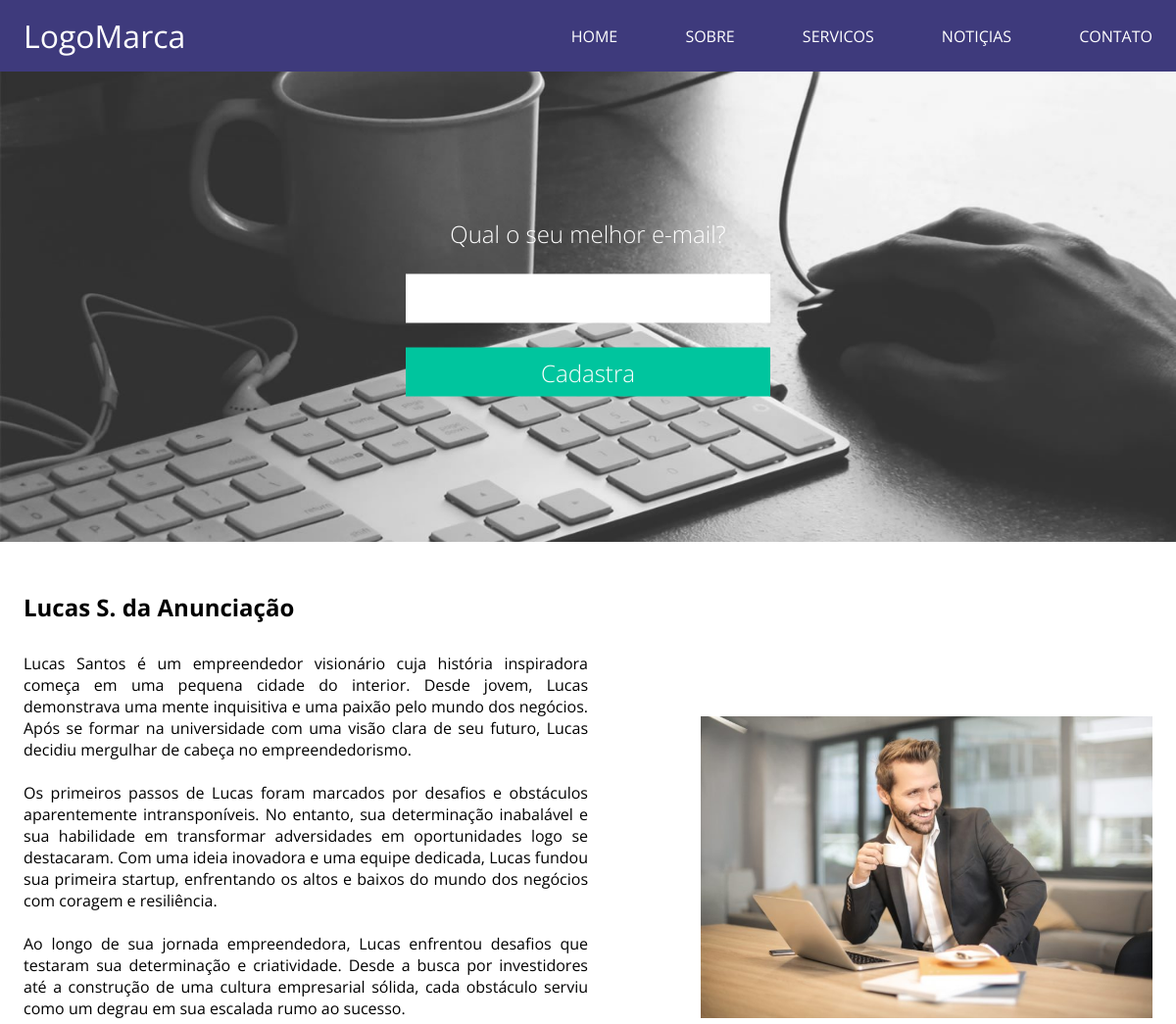
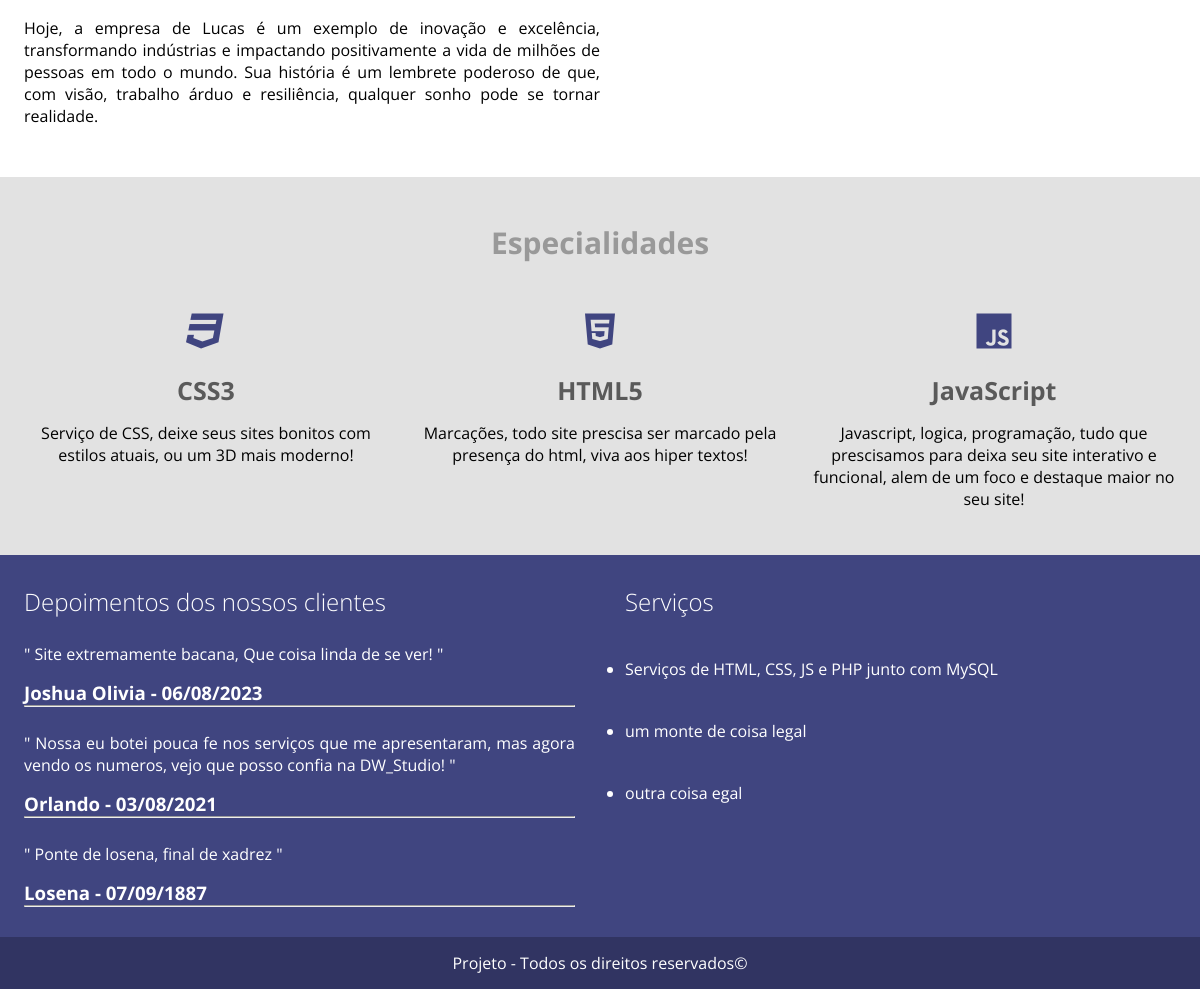
The page / on the database its author committed (2 pictures, top to bottom).
### tables this page shows
CREATE TABLE `tb_site_config` (
  `titulo` varchar(255) NOT NULL,
  `nome_autor` varchar(255) NOT NULL,
  `descricao` text NOT NULL,
  `icone1` varchar(255) NOT NULL,
  `icone_descricao1` text NOT NULL,
  `icone2` varchar(255) NOT NULL,
  `icone_descricao2` text NOT NULL,
  `icone3` varchar(255) NOT NULL,
  `icone_descricao3` text NOT NULL
);

CREATE TABLE `tb_site_depoimentos` (
  `id` int(11) NOT NULL,
  `nome` varchar(255) NOT NULL,
  `depoimento` text NOT NULL,
  `data` varchar(255) NOT NULL,
  `order_id` int(11) NOT NULL
);

CREATE TABLE `tb_site_servicos` (
  `id` int(11) NOT NULL,
  `servico` text NOT NULL,
  `order_id` int(11) NOT NULL
);

### core/controllers/HomeController.php (called while the page is built, shortened)
<?php
    class HomeController{
        public function index(){
            $database   = new Database;
            $siteConfig = new SiteConfig($database);
            $result = $siteConfig->getConfigSite("tb_site_config");
            $depoiments = $siteConfig->getContentSite("tb_site_depoimentos", 3);
            $services   = $siteConfig->getContentSite("tb_site_servicos", 8);
            $data = [
                "title"      => APP_NAME . " " . APP_VERSION,
                "result"     => $result,
                "depoiments" => $depoiments,
                "services"   => $services
            ];
            Layout::layout([
                DIR_VIEW_MAIN."templates/header",
                DIR_VIEW_MAIN."templates/mainHeader",
                DIR_VIEW_MAIN."home",
                DIR_VIEW_MAIN."templates/mainFooter",
                DIR_VIEW_MAIN."templates/footer"
            ], $data);
        }
    }

### core/Router.php (called while the page is built, shortened)
<?php
    class Router{
        private $factory;
        private $arr;
        public function __construct(FactoryInterface $factory){
            $this->factory = $factory;
            $this->arr = [
                "main"  => [$this, "main"],
                "panel" => [$this, "panel"]
            ];
        }
        public function build($path){
            $rout = $this->arr[$path];
            $class = $this->factory->make($rout());
            $class->index();
        }
    }

### public/index.php (called while the page is built, shortened)
<?php
    require_once("../autoload.php");
    $factory   = new Factory;
    $router    = new Router($factory);
    $router->build("main");

### autoload.php (called while the page is built, shortened)
<?php
    function autoload($class){
        $file = DIR_CLASS . "$class.php";
        $file = str_replace("\\", "/", $file);
    }

### core/models/SiteConfig.php (called while the page is built, shortened)
<?php
    class SiteConfig{
        private Database $db;
        public function __construct(Database $db){
            $this->db = $db;
        }
        public function getConfigSite(string $tb_name){
            $select = $this->db->selectOne("SELECT * FROM `$tb_name` LIMIT 1");
            return $select["result"];
        }
        public function getContentSite(string $tb_name, $limit){
            $select = $this->db->select("SELECT * FROM `$tb_name` LIMIT $limit");
            return $select["result"];
        }
    }

### core/classes/Database.php (called while the page is built, shortened)
<?php
    class Database{
        private $conect;
        private function on(){
            $this->conect = new PDO(
                "mysql:".
                "host=".MYSQL_SERVER.";".
                "dbname=".MYSQL_DATABASE.";".
                "charset=".MYSQL_CHARSET,
                MYSQL_USER,
                MYSQL_PASS,
                [
                    PDO::ATTR_PERSISTENT         => true,
                    PDO::MYSQL_ATTR_INIT_COMMAND => "SET NAMES utf8"
                ]
            );
            $this->conect->setAttribute(PDO::ATTR_ERRMODE, PDO::ERRMODE_WARNING);
        }
        private function off(){
            $this->conect = null;
        }
        public function selectOne($sql, $param = null){
            $results = [];
            try{
                $exec = $this->conect->prepare($sql);
                (!empty($param)) ? $exec->execute($param) : $exec->execute();
                $results["result"] = $exec->fetch();
                $results["rows"]   = $exec->rowCount();
            }catch(PDOException $e){
                return false;
            }
            return $results;
        }
        public function select($sql, $param = null){
            $results = [];
            try{
                $exec = $this->conect->prepare($sql);
                (!empty($param)) ? $exec->execute($param) : $exec->execute();
                $results["result"] = $exec->fetchAll();
                $results["rows"]   = $exec->rowCount();
            }catch(PDOException $e){
                return false;
            }
            return $results;
        }
    }

### core/views/home.php (the view)
<section class="banner">
    <div class="container">
        <form method="post" action="?pag=submitHome" id="formHome">
            <h2>Qual o seu melhor e-mail?</h2>
            <input type="email" name="email" required>
            <input type="submit" name="acao" value="Cadastra">
        </form>
    </div>
</section>
<section class="biografia" id="sobre">
    <div class="container flex">
        <div class="bio w50">
            <h2><?= $result["nome_autor"] ?></h2>
            <p><?= $result["descricao"] ?></p>
        </div>
        <div class="bioImg">
            <figure>
                <img src="assets/img/actorE.jpg" alt="Imagem do Autor">
            </figure>
        </div>
    </div>
</section>
<section class="especialidades">
    <h2 class="title">Especialidades</h2>
    <div class="container flex">
        <div class="card-single w33">
            <h1><i class="<?= $result["icone1"] ?>"></i></h1>
            <h2>CSS3</h2>
            <p><?= $result["icone_descricao1"] ?></p>
        </div>
        <div class="card-single w33">
            <h1><i class="<?= $result["icone2"] ?>"></i></h1>
            <h2>HTML5</h2>
            <p><?= $result["icone_descricao2"] ?></p>
        </div>
        <div class="card-single w33">
            <h1><i class="<?= $result["icone3"] ?>"></i></h1>
            <h2>JavaScript</h2>
            <p><?= $result["icone_descricao3"] ?></p>
        </div>
    </div>
</section>
<aside class="extras" id="servicos">
    <div class="container flex">
        <div class="depoiments w50">
            <h2>Depoimentos dos nossos clientes</h2>
            <?php foreach($depoiments as $key => $value): ?>
                <div class="box-depoi">
                    <p>" <?= $value["depoimento"]?> "</p>
                    <h3> <?= $value["nome"]?> - <?= $value["data"]?></h3>
                </div>
                <hr>
            <?php endforeach; ?>
        </div>
        <div class="servicos w50">
            <h2>Serviços</h2>
            <ul>
                <?php foreach($services as $key => $value): ?>
                    <li><p><?= $value["servico"] ?></p></li>
                <?php endforeach; ?>
            </ul>
        </div>
    </div>
</aside>

### core/classes/Layout.php (shortened to what this page needs)
<?php
    class Layout{
        public static function layout(array $structs, array $data = null){
            foreach($structs as $struct){
                include("$struct.php");
            }
        }
    }

### core/views/templates/header.php (shortened to what this page needs)
<!DOCTYPE html>
<html lang="pt-br">
<head>
    <link rel="stylesheet" href="assets/css/reset.css">
    <link rel="stylesheet" href="assets/css/style.css">
    <link rel="stylesheet" href="assets/css/alert.css">
    <link rel="stylesheet" href="assets/css/responsive.css">
</head>
<body>
<header>
    <div class="container flex">
        <div class="logo">
            <h1><a href="?pag=home">LogoMarca</a></h1>
        </div>
        <nav class="desktop">
            <ul>
                <li><a href="?pag=home">Home</a></li>
                <li><a targetId="#sobre" href="#">Sobre</a></li>
                <li><a targetId="#servicos" href="#">Servicos</a></li>
                <li><a href="?pag=news">Notiçias</a></li>
                <li><a href="?pag=contact">Contato</a></li>
            </ul>
        </nav>
    </div>
</header>

### core/views/templates/mainHeader.php
<main>

### core/views/templates/mainFooter.php
</main>

### core/views/templates/footer.php (shortened to what this page needs)
    <footer>
        <div class="container">
            <p>Projeto - Todos os direitos reservados&copy;</p>
        </div>
    </footer>
</body>
</html>

### public/assets/css/style.css (style rules this page uses)
.container { width: 100%; max-width: 1280px; padding: 0 2%; margin: 0 auto; }
.flex { display: flex; justify-content: space-between; }
.w33 { width: 33.3%; }
.w50 { width: 50%; }
header { background-color: #3e3a7c; padding: 15px 0; }
header .flex { align-items: center; }
header .logo a { color: white; font-weight: lighter; }
header nav ul li a { color: white; text-transform: uppercase; }
header nav.desktop ul li { display: inline-block; margin-left: 65px; }
section { margin-bottom:50px; }
section.banner { background-image: url('../img/bg1.jpg'); background-repeat: no-repeat; background-position: center; background-size: cover; min-height: 480px; transition: 0.6s; position: relative; }
section.banner form { position: absolute; top: 50%; left: 50%; transform: translate(-50%, -50%); width: 100%; max-width: 420px; padding: 0 2%; text-align: center; color: white; }
section.banner form h2 { font-weight: lighter; }
section.banner form input { width: 100%; height: 50px; font-size: 20px; border: 0; }
section.banner form input[type=email] { margin: 25px 0; padding-left: 15px; }
section.banner form input[type=submit] { cursor: pointer; background-color: #00C59E; color: white; font-size: 24px; font-weight: lighter; }
section.biografia .flex { align-items: center; gap: 55px; }
section.biografia .bio p { margin-top: 30px; text-align: justify; }
section.biografia .bioImg { width: 40%; }
section.biografia .bioImg figure img { width: 100%; }
section.especialidades { background-color: #E2E2E2; padding: 45px 0; text-align: center; margin-bottom: 0; }
section.especialidades .title { font-size: 30px; color: #999; margin-bottom: 40px; }
section.especialidades .flex { gap: 30px; }
section.especialidades .card-single h1 { color: #404580; font-size: 40px; }
section.especialidades .card-single h2 { color: #5a5a5a; font-size: 25px; margin: 15px 0; }
aside.extras { padding: 30px 0; background-color: #404580; color: white; }
aside.extras .flex { gap: 50px; }
aside.extras h2 { font-weight: lighter; }
aside.extras .depoiments p { margin-top: 25px; margin-bottom: 15px; text-align: justify; }
aside.extras .servicos ul { list-style-type: disc; }
aside.extras .servicos ul li { margin-top: 40px; }
footer { background-color: #313462; padding: 15px 0; color: white; text-align: center; }

### rows shown on the page
tb_site_config: nome_autor "Lucas S. da Anunciação", descricao "Lucas Santos é um empreendedor visionário cuja história inspiradora começa em uma pequena cidade do interior. Desde jovem, Lucas demonstrava uma mente inquisitiva e uma paixão pelo mundo dos negócios. Após se formar na universidade com uma visão clara de seu futuro, Lucas decidiu mergulhar de cabeça no empreendedorismo. Os primeiros passos de Lucas foram marcados por desafios e obstáculos aparentemente intransponíveis. No entanto, sua determinação inabalável e sua habilidade em transformar adversidades em oportunidades logo se destacaram. Com uma ideia inovadora e uma equipe dedicada, Lucas fundou sua primeira startup, enfrentando os altos e baixos do mundo dos negócios com coragem e…", icone_descricao1 "Serviço de CSS, deixe seus sites bonitos com estilos atuais, ou um 3D mais moderno!", icone_descricao2 "Marcações, todo site prescisa ser marcado pela presença do html, viva aos hiper textos!", icone_descricao3 "Javascript, logica, programação, tudo que prescisamos para deixa seu site interativo e funcional, alem de um foco e destaque maior no seu site!"
tb_site_depoimentos: depoimento "Site extremamente bacana, Que coisa linda de se ver!", nome "Joshua Olivia", data "06/08/2023"
tb_site_depoimentos: depoimento "Nossa eu botei pouca fe nos serviços que me apresentaram, mas agora vendo os numeros, vejo que posso confia na DW_Studio!", nome "Orlando", data "03/08/2021"
tb_site_depoimentos: depoimento "Ponte de losena, final de xadrez", nome "Losena", data "07/09/1887"
tb_site_servicos: servico "Serviços de HTML, CSS, JS e PHP junto com MySQL"
tb_site_servicos: servico "um monte de coisa legal"
tb_site_servicos: servico "outra coisa egal"
